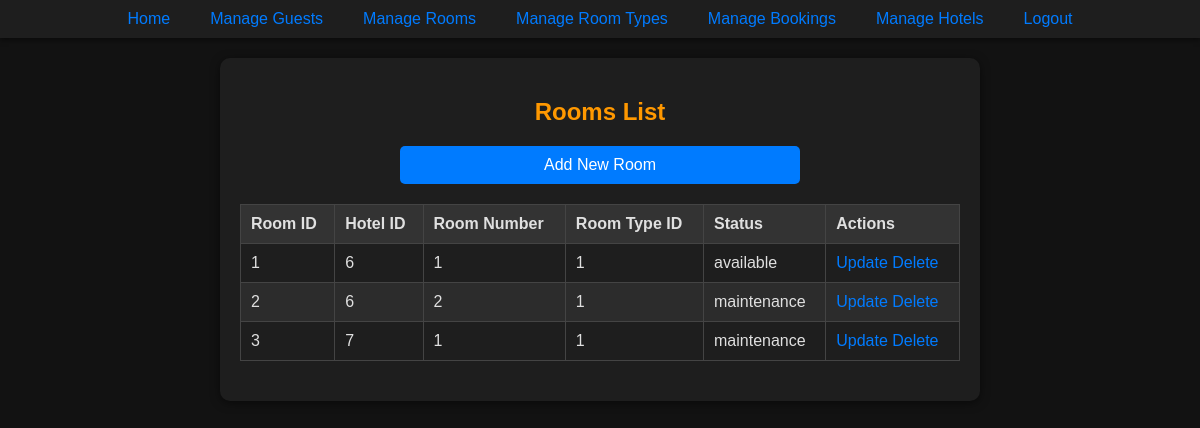
Page /php/viewRooms.php (signed in) on the earlier database version.
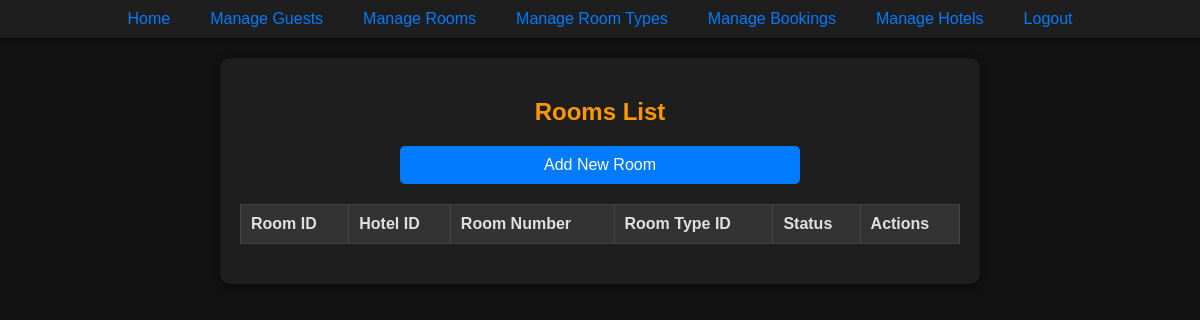
Same page on the later database version.
### tables this page shows
CREATE TABLE Room (
    roomID INTEGER PRIMARY KEY,
    hotelID INTEGER NOT NULL,
    roomNumber INTEGER NOT NULL,
    roomTypeID INTEGER NOT NULL,
    status VARCHAR(20) NOT NULL CHECK (status IN ('maintenance', 'booked', 'available')),
    pricePerNight DECIMAL(10, 2) NOT NULL,
    FOREIGN KEY (hotelID) REFERENCES Hotel(hotelID) ON DELETE CASCADE,
    FOREIGN KEY (roomTypeID) REFERENCES RoomType(roomTypeID) ON DELETE SET NULL,
    UNIQUE (hotelID, roomNumber)
);

### php/viewRooms.php (the view, shortened to what this page needs)
<?php
include '../components/NavBar.php';
try {
    $pdo = new PDO('sqlite:' . DB_PATH);
    $pdo->setAttribute(PDO::ATTR_ERRMODE, PDO::ERRMODE_EXCEPTION);
    $stmt = $pdo->query('SELECT * FROM Room');
    $rooms = $stmt->fetchAll(PDO::FETCH_ASSOC);
} catch (PDOException $e) {
    echo 'Database error: ' . $e->getMessage();
    exit;
}
?>
<!DOCTYPE html>
<html lang="en">
<head>
    <link rel="stylesheet" href="../css/styles.css">
</head>
<body>
    <div class="form-container">
        <h2 class="center-text">Rooms List</h2>
        <div class="center-text" style="margin-bottom: 20px;">
            <a href="createRoomPage.php" class="form-button half-width-button">Add New Room</a>
        </div>
        <table>
            <thead>
                <tr>
                    <th>Room ID</th>
                    <th>Hotel ID</th>
                    <th>Room Number</th>
                    <th>Room Type ID</th>
                    <th>Status</th>
                    <th>Actions</th>
                </tr>
            </thead>
            <tbody>
                <?php foreach ($rooms as $room): ?>
                    <tr>
                        <td><?= htmlspecialchars($room['roomID']) ?></td>
                        <td><?= htmlspecialchars($room['hotelID']) ?></td>
                        <td><?= htmlspecialchars($room['roomNumber']) ?></td>
                        <td><?= htmlspecialchars($room['roomTypeID']) ?></td>
                        <td><?= htmlspecialchars($room['status']) ?></td>
                        <td>
                            <a href="updateRoomPage.php?roomID=<?= $room['roomID'] ?>">Update</a>
                            <a href="deleteRoom.php?roomID=<?= $room['roomID'] ?>" onclick="return confirm('Are you sure you want to delete this room?')">Delete</a>
                        </td>
                    </tr>
                <?php endforeach; ?>
            </tbody>
        </table>
    </div>
</body>
</html>

### components/NavBar.php
<!DOCTYPE html>
<html lang="en">
<head>
    <link rel="stylesheet" href="../css/styles.css">
</head>
<body>
    <nav class="navbar">
        <ul class="navbar-list">
            <li class="navbar-item"><a href="/website/index.php" class="navbar-link">Home</a></li>
            <li class="navbar-item"><a href="/website/php/viewGuests.php" class="navbar-link">Manage Guests</a></li>
            <li class="navbar-item"><a href="/website/php/viewRooms.php" class="navbar-link">Manage Rooms</a></li>
            <li class="navbar-item"><a href="/website/php/viewRoomTypes.php" class="navbar-link">Manage Room Types</a></li>
            <li class="navbar-item"><a href="/website/php/viewBookings.php" class="navbar-link">Manage Bookings</a></li>
            <li class="navbar-item"><a href="/website/php/viewHotels.php" class="navbar-link">Manage Hotels</a></li>
            <li class="navbar-item"><a href="/website/php/admin/logout.php" class="navbar-link">Logout</a></li>
        </ul>
    </nav>
</body>
</html>

### css/styles.css (style rules this page uses)
body { background-color: #121212; color: #e0e0e0; font-family: Arial, sans-serif; margin: 0; padding: 0; }
.center-text { text-align: center; }
.navbar { background-color: #1e1e1e; padding: 10px; display: flex; justify-content: center; box-shadow: 0 2px 5px rgba(0, 0, 0, 0.5); }
.navbar-list { list-style: none; display: flex; padding: 0; margin: 0; }
.navbar-link { color: #007bff;; text-decoration: none; padding: 10px 20px; border-radius: 5px; transition: background-color 0.3s; }
.form-container { background-color: #1e1e1e; padding: 20px; margin: 20px auto; border-radius: 10px; width: 60%; box-shadow: 0 2px 10px rgba(0, 0, 0, 0.5); }
h2 { text-align: center; color: #ff9800; margin-bottom: 20px; }
button, .form-button { background-color: #007bff; color: #ffffff; border: none; padding: 10px 20px; border-radius: 5px; cursor: pointer; transition: background-color 0.3s, transform 0.2s; display: block; margin: 20px auto 0 auto; width: 50%; }
table { width: 100%; border-collapse: collapse; margin: 20px 0; }
thead { background-color: #333333; color: #e0e0e0; }
td, th { padding: 10px; text-align: left; border: 1px solid #444444; }
a { color: #007bff; text-decoration: none; }
tr:nth-child(even) { background-color: #2c2c2c; }

Differences in the rows shown:
removed room: roomID "1", hotelID "6", roomNumber "1", roomTypeID "1", status "available"
removed room: roomID "2", hotelID "6", roomNumber "2", roomTypeID "1", status "maintenance"
removed room: roomID "3", hotelID "7", roomNumber "1", roomTypeID "1", status "maintenance"
